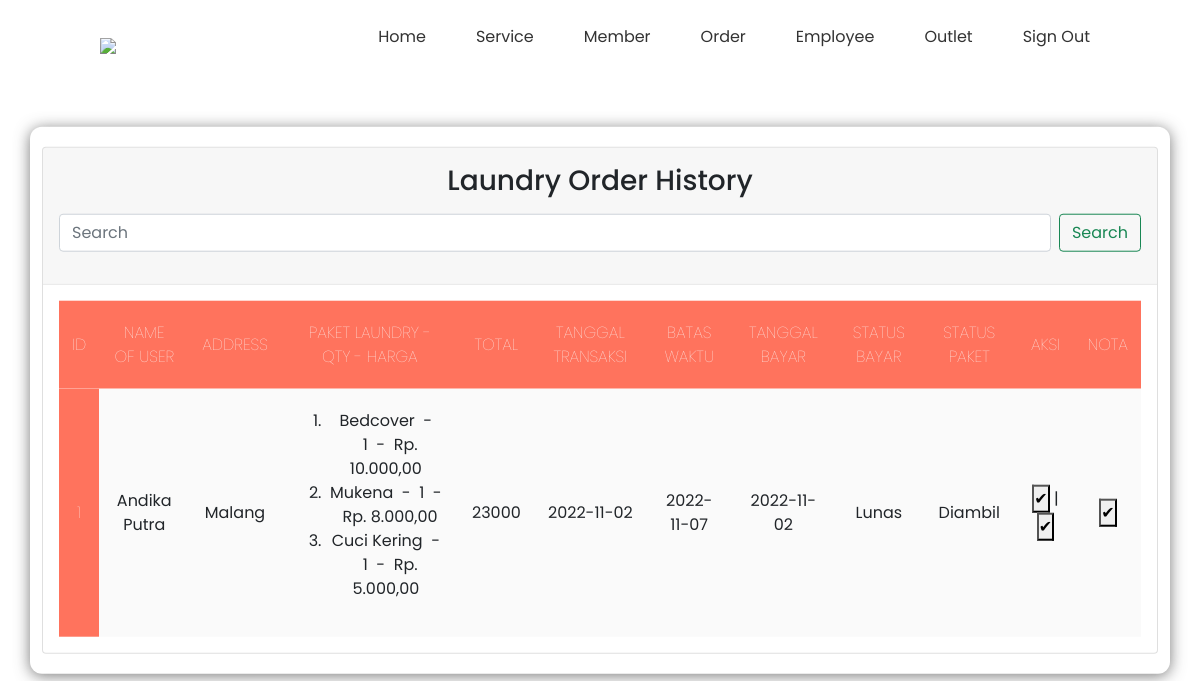
/view_order.php (signed in), run on the app's committed database.
### tables this page shows
CREATE TABLE `transaksi` (
  `id_transaksi` int(11) NOT NULL,
  `id_outlet` int(11) NOT NULL,
  `id_member` int(11) NOT NULL,
  `tgl_transaksi` date NOT NULL,
  `batas_waktu` date NOT NULL,
  `tgl_bayar` date NOT NULL,
  `status` enum('Baru','Proses','Selesai','Diambil') NOT NULL,
  `dibayar` enum('Lunas','Belum Bayar') NOT NULL,
  `id_user` int(11) NOT NULL
);

CREATE TABLE `member` (
  `id_member` int(11) NOT NULL,
  `nama_member` varchar(100) NOT NULL,
  `alamat` text NOT NULL,
  `jenis_kelamin` enum('M','F') NOT NULL,
  `telp` varchar(15) NOT NULL
);

CREATE TABLE `detail_transaksi` (
  `id_detail_transaksi` int(11) NOT NULL,
  `id_transaksi` int(11) NOT NULL,
  `id_paket` int(11) NOT NULL,
  `qty` int(11) NOT NULL
);

CREATE TABLE `paket` (
  `id_paket` int(11) NOT NULL,
  `nama_paket` varchar(100) NOT NULL,
  `jenis` enum('Kg','Pcs') NOT NULL,
  `harga` int(11) NOT NULL,
  `img` varchar(100) NOT NULL
);

### view_order.php (the view, shortened to what this page needs)
<!DOCTYPE html>
<html lang="en">
<head>
    <link rel="stylesheet" href="css/view_order.css">
    <link rel="stylesheet" href="css/view_order.php">
</head>
<body>
    <?php
        include "navbar.php";
    ?>
    <div class="container">
        <div class="card">
            <div class="card-header">
                <h3 class="mt-2 mb-3 text-center">Laundry Order History</h3>
                <form method="POST" action="purchase.php" class="d-flex">
                <input class="form-control me-2" type="search" name="cari" placeholder="Search" aria-label="Search">
                <button class="btn btn-outline-success" type="submit">Search</button>
                </form><br>
            </div>
            <div class="card-body">
            <table >
                <thead>
                    <tr>
                        <th>ID</th>
                        <th>NAME OF USER</th>
                        <th>ADDRESS</th>
                        <th>PAKET LAUNDRY - QTY - HARGA</th>
                        <th>TOTAL</th>
                        <th>TANGGAL TRANSAKSI</th>
                        <th>BATAS WAKTU</th>
                        <th>TANGGAL BAYAR</th>
                        <th>STATUS BAYAR </th>
                        <th>STATUS PAKET</th>
                        <th>AKSI</th>
                        <th>NOTA</th>
                    </tr>
                </thead>
                <tbody>
                    <?php
                        include "koneksi.php";
                        $qry_histori = mysqli_query($conn, "SELECT transaksi.*, member.*, user.* from transaksi join user ON user.id_user = transaksi.id_user join member ON member.id_member = transaksi.id_member order by id_transaksi desc");
                        $no = 0;
                        while ($dt_histori = mysqli_fetch_array($qry_histori)) {
                            $total = 0;
                            $no++;
                            $paket_dibeli = "<ol>";
                            $qry_paket = mysqli_query($conn,"SELECT * from  detail_transaksi join paket on paket.id_paket=detail_transaksi.id_paket where id_transaksi = ".$dt_histori['id_transaksi']);
                            while($dt_paket=mysqli_fetch_array($qry_paket)){
                                $subtotal = 0;
                                $subtotal += $dt_paket['harga'] * $dt_paket['qty'];
                                $paket_dibeli .= "<li>".$dt_paket['nama_paket']."&nbsp;&nbsp;-&nbsp;&nbsp;".$dt_paket['qty']."&nbsp;&nbsp;-&nbsp;&nbsp;"."Rp. ".number_format($subtotal, 2, ',', '.').""."</li>";
                                $total += $dt_paket['harga'] * $dt_paket['qty'];
                            }
                            $paket_dibeli.="</ol>";
                    ?>
                    <tr>
                        <th><?= $no ?></th>
                        <td><?= $dt_histori["nama_member"]?></td>
                        <td><?= $dt_histori["alamat"]?></td>
                        <td><?= $paket_dibeli?></td>
                        <td><?= $total?></td>
                        <td><?= $dt_histori["tgl_transaksi"]?></td>
                        <td><?= $dt_histori["batas_waktu"]?></td>
                        <td><?= $dt_histori["tgl_bayar"]?></td>
                        <td><?= $dt_histori['dibayar']?></td>
                        <td><?= $dt_histori['status']?></td>
                        <td>
                            <?php
                                if ($dt_histori['dibayar'] == "Belum Bayar") {
                            ?>
                                <a href="ubah_status.php?id_transaksi=<?=$dt_histori['id_transaksi']?>"><button>Lunas</button></a> |
                            <?php
                            } else {
                            ?>
                                <a href="#"><button>✔</button></a> |
                            <?php
                            }
                            ?>
                            <?php
                                if ($dt_histori['status'] == "Baru") {
                            ?>
                                <a href="ubah_status_paket.php?id_transaksi=<?=$dt_histori['id_transaksi']?>&status=Proses" class = "proses"><button>Proses</button></a>
                            <?php
                            } elseif ($dt_histori['status'] == "Proses") {
                            ?>
                                <a href="ubah_status_paket.php?id_transaksi=<?=$dt_histori['id_transaksi']?>&status=Selesai" class = "selesai"><button>Selesai</button></a>
                            <?php
                            } elseif ($dt_histori['status'] == "Selesai") {
                            ?>
                                <a href="ubah_status_paket.php?id_transaksi=<?=$dt_histori['id_transaksi']?>&status=Diambil" class = "ambil" ><button>Diambil</button></a>
                            <?php
                            } elseif ($dt_histori['status'] == "Diambil") {
                            ?>
                                <a href="#"><button>✔</button></a>
                            <?php
                            }
                            ?>
                        </td>
                        <?php
                            if ($dt_histori['dibayar'] == "Lunas" and $dt_histori['status'] == "Diambil") {
                        ?>
                            <td><a href="nota.php?id_transaksi=<?=$dt_histori['id_transaksi']?>"><button>✔</button></a></td>
                        <?php
                        } else {
                        ?>
                            <td><button>❌</button></td>
                        <?php
                        }
                        ?>
                    </tr>
                    <?php
                        }
                    ?>
                </tbody>
            </table>
            </div>
        </div>
    </div><br>
</body>
</html>

### css/view_order.css (style rules this page uses)
* { margin:0; padding: 0; outline: 0; }
.container { padding-top: 20px; padding-bottom: 20px; position: absolute; left: 50%; top: 50%; transform: translate(-50%,-50%); width: 100%; border-collapse: collapse; border-spacing: 0; box-shadow: 0 2px 15px rgba(64,64,64,.7); border-radius: 12px 12px 12px 12px; overflow: hidden; }
.card-body { text-align: center; }
td , th { padding: 20px 13px; text-align: center; }
th { background-color: #ff735d; color: #fafafa; font-family: 'Poppins',Sans-serif; font-weight: 8; text-transform: uppercase; }
tr { width: 100%; background-color: #fafafa; font-family: 'Poppins', sans-serif; }

### css/navbar.css (style rules this page uses)
* { margin: 0; padding: 0; box-sizing: border-box; font-family: 'Poppins', sans serif; }

### data on the page
transaksi: id_member.nama_member "Andika Putra", id_member.alamat "Malang", total "23000", tgl_transaksi "2022-11-02", batas_waktu "2022-11-07", tgl_bayar "2022-11-02", dibayar "Lunas", status "Diambil"
detail_transaksi: id_paket.nama_paket "Bedcover", qty "1", subtotal "10.000,00"
detail_transaksi: id_paket.nama_paket "Mukena", qty "1", subtotal "8.000,00"
detail_transaksi: id_paket.nama_paket "Cuci Kering", qty "1", subtotal "5.000,00"
